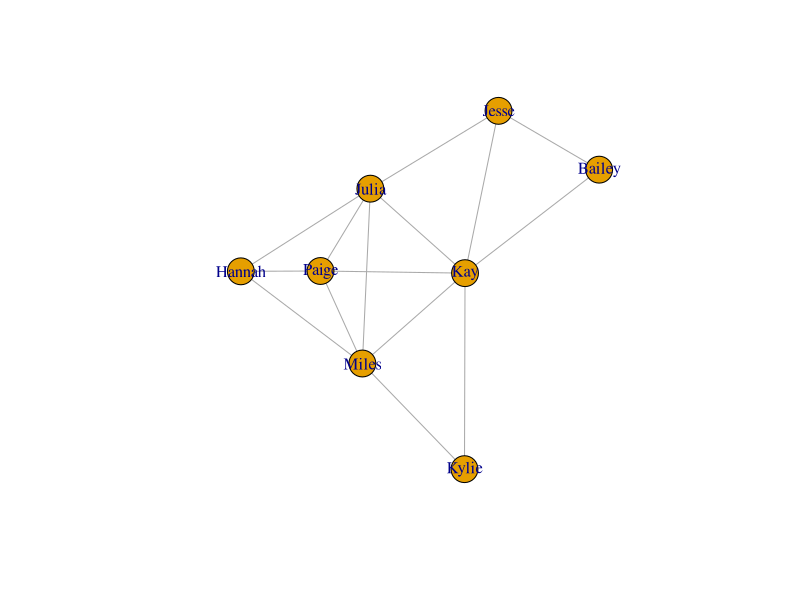
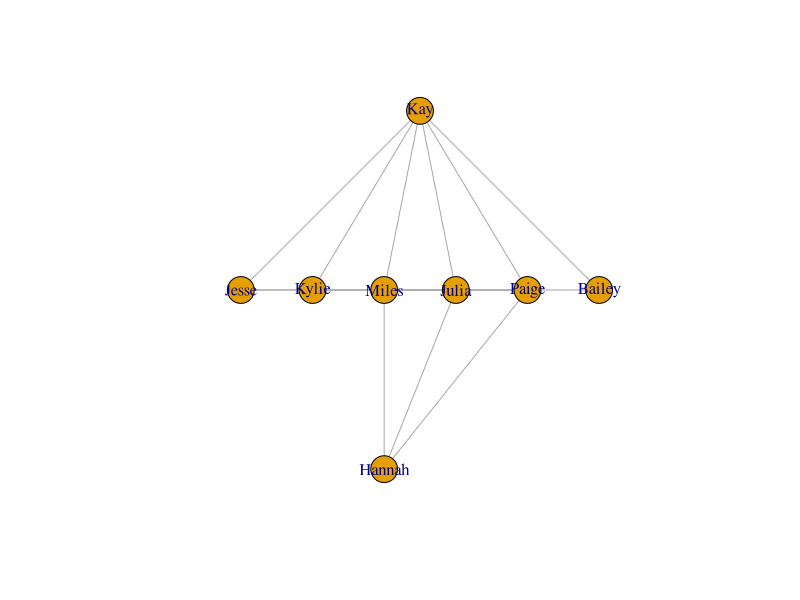
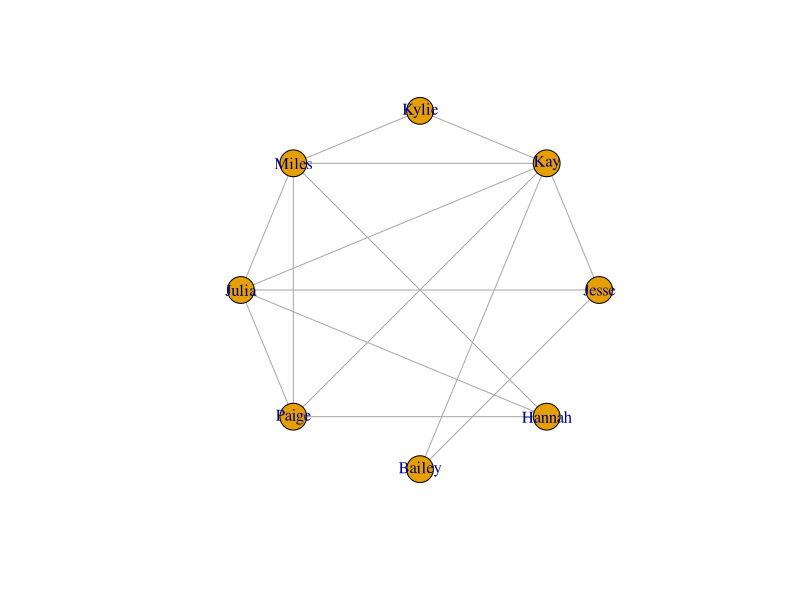
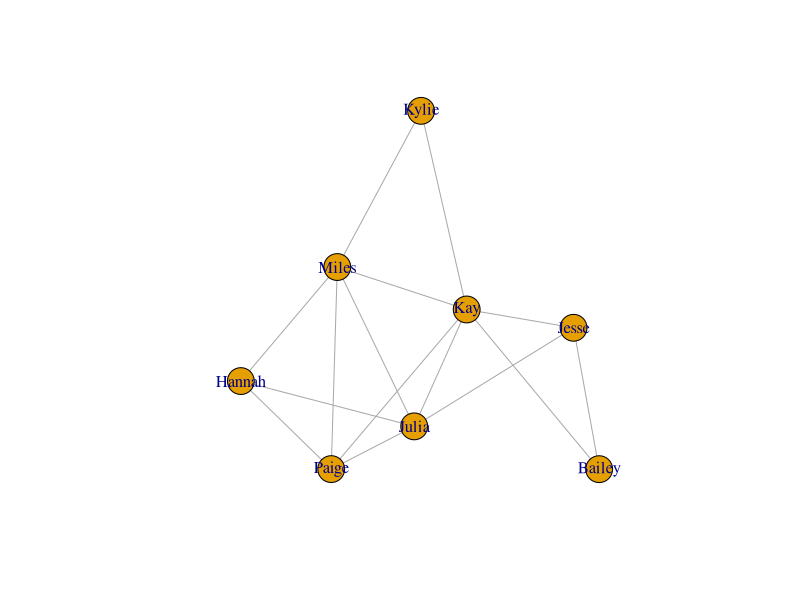
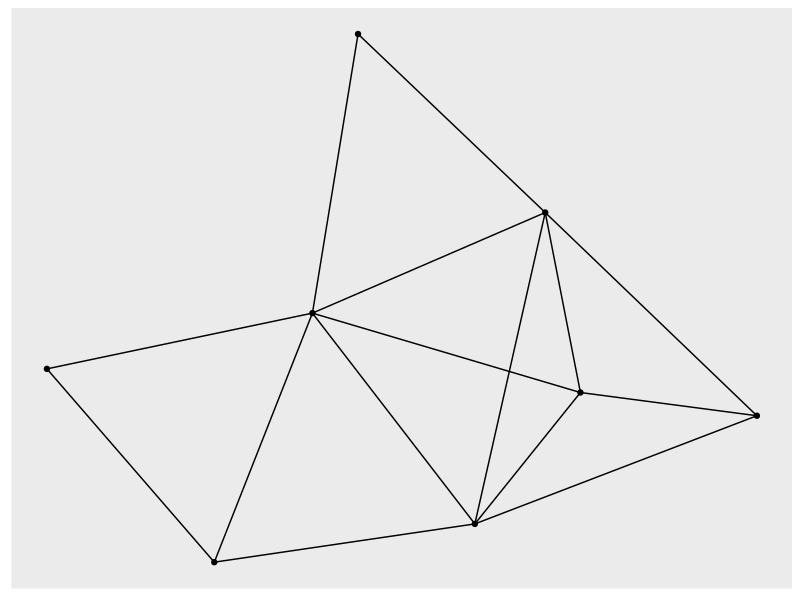
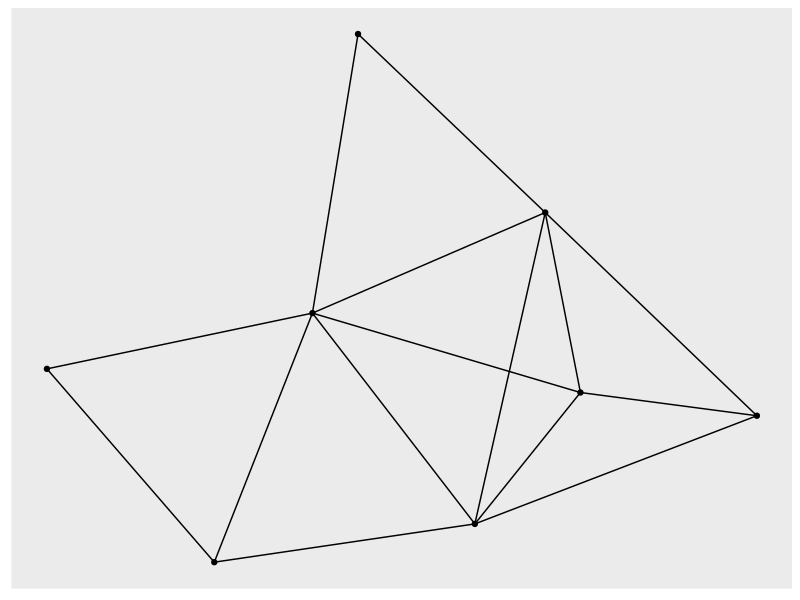
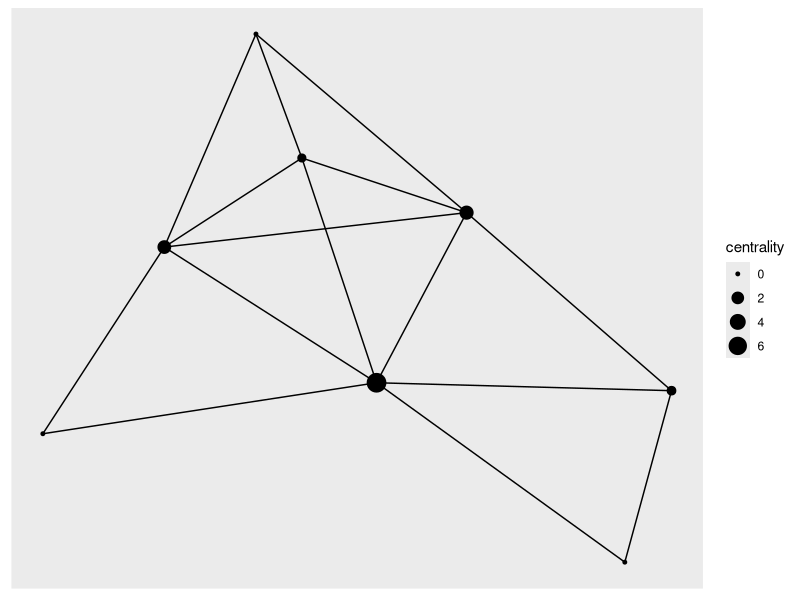
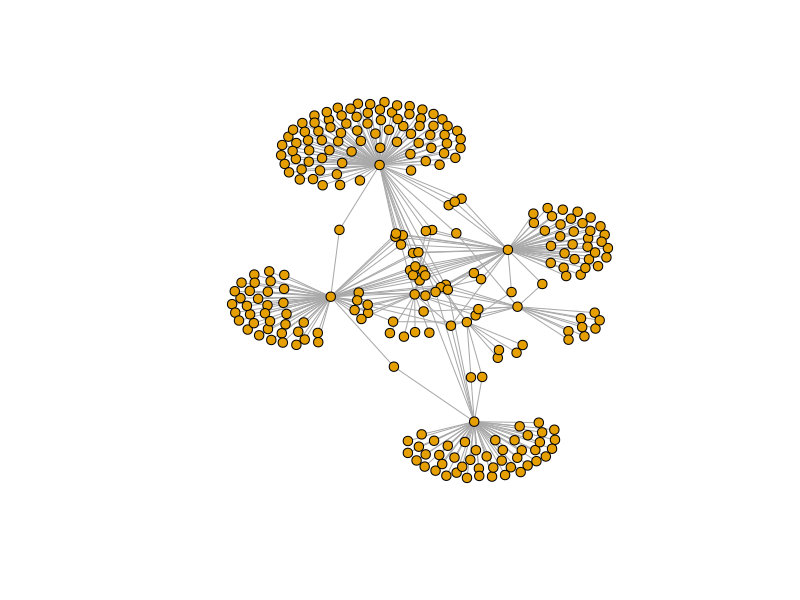

Generate these figures, in order, with R:
## ---- chunk 1
#| label: load-packages

library(tidyverse)
library(igraph)
library(tidygraph)
library(ggraph)
## ---- chunk 2
people <- c("Jesse", "Kay", "Kylie", "Miles", "Julia", "Paige", "Bailey", "Hannah")

set.seed(240)
nodes <- tibble(name = people,
                weight = sample(1:20, size = length(people)))
nodes

set.seed(240)
edges <- tibble(
  from = sample(people, 20, replace = TRUE),
  to   = sample(people, 20, replace = TRUE)
) |> 
  filter(from != to)
edges

edges <- edges |> 
  count(from, to)
## ---- chunk 3
net <- graph_from_data_frame(
  d = edges,
  vertices = nodes,
  directed = FALSE
)

net
set.seed(24)
plot(net)

plot(net, layout = layout_as_tree)
plot(net, layout = layout_in_circle)
plot(net, layout = layout_with_kk)
## ---- chunk 4
E(net)
V(net)

betweenness(net)
mean_distance(net)

cluster_edge_betweenness(net)
## ---- chunk 5
# Can create tbl_graph in two ways
as_tbl_graph(net)
tbl_graph(nodes = nodes, edges = edges, directed = FALSE)

net_tbl <- as_tbl_graph(net)
class(net_tbl)

net_tbl |> 
  activate(edges)
## ---- chunk 6
net_tbl <- net_tbl |> 
  mutate(centrality = centrality_betweenness())
## ---- chunk 7
ggraph(graph = net_tbl) + 
  geom_node_point() + 
  geom_edge_link()

ggraph(graph = net_tbl) + 
  geom_node_point() + 
  geom_edge_fan()

ggraph(graph = net_tbl, layout = "fr") + 
  geom_node_point(aes(size = centrality)) + 
  geom_edge_fan()
## ---- chunk 8
whigs <- graph_from_biadjacency_matrix(whigs)

plot(whigs, vertex.label = NA, vertex.size = 5)
